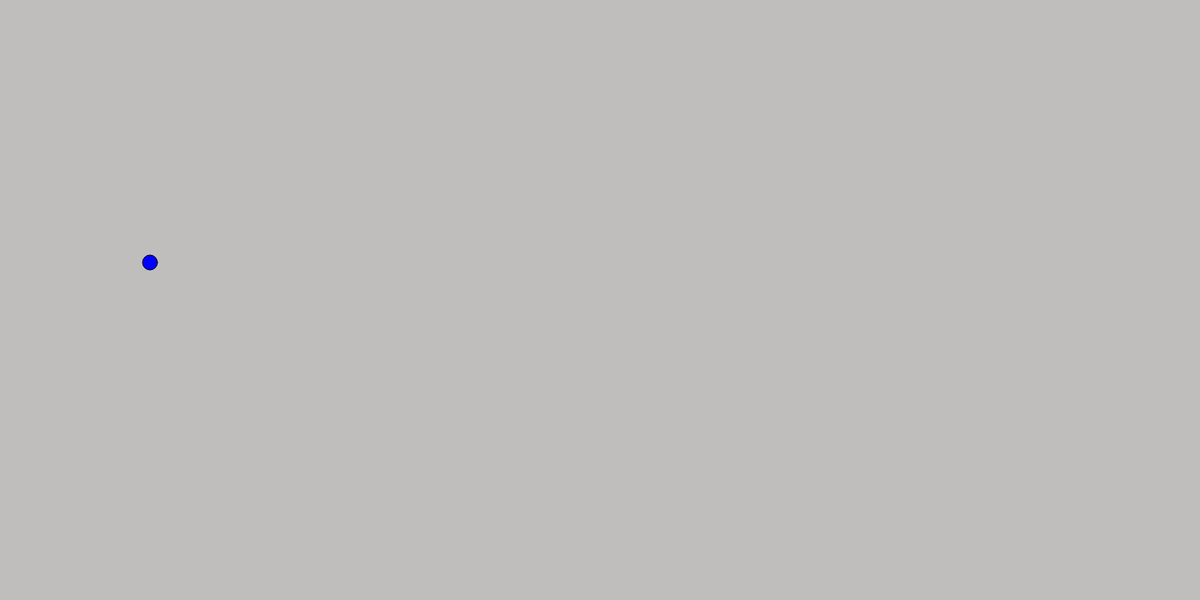
Frame 1 (no input)
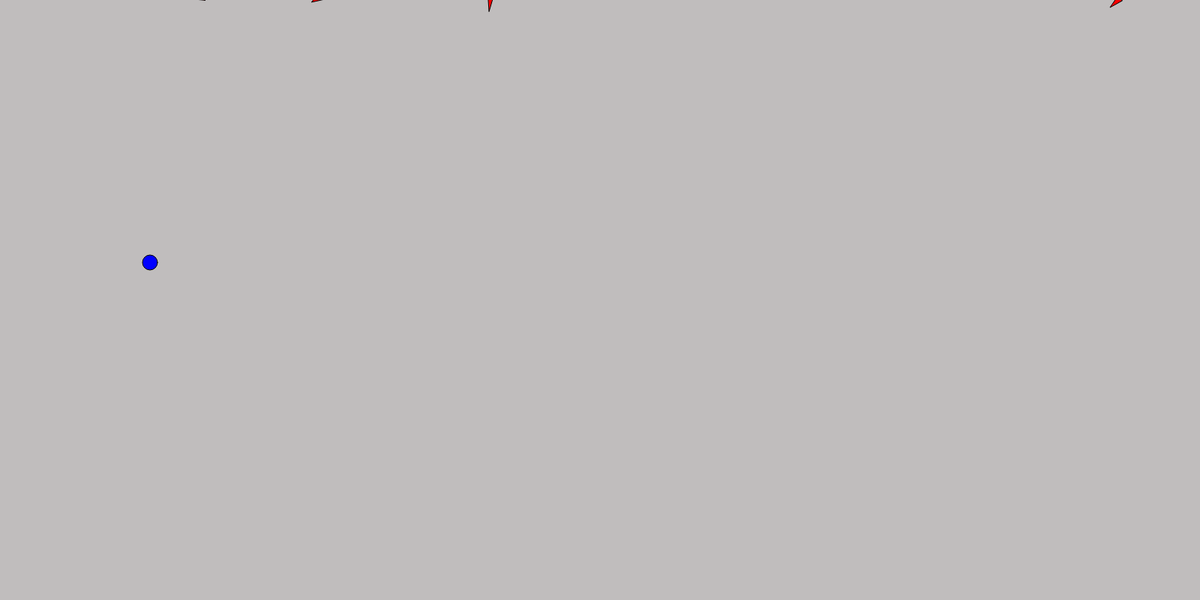
Frame 60 (no input)
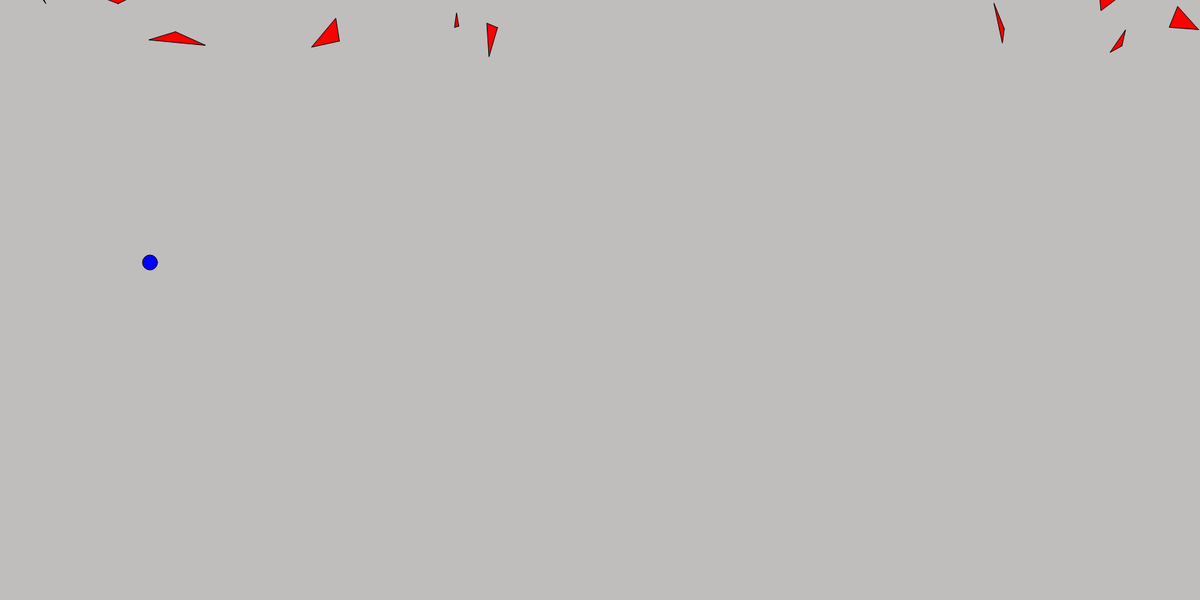
Frame 120 (the mouse pressed at the canvas centre since frame 60)

The p5.js sketch that drew these frames (run headless with seeded random() and noise() and a simulated clock; from frame 60 on, the mouse is pressed at the canvas centre):

// p5.js sketch
// ── sketch.js
let triangles = [];
let playerSize = 20;
let playerX = 200;
let playerY = 350;

let gameLost = false;

function setup() {
  createCanvas(1600, 800);
  
  // Inicializa com vários triângulos
  for (let i = 0; i < 50; i++) {
    let enemyX1 = random(width);
    let enemyY1 = random(-500, -50); // Posição inicial acima do topo da tela
    let enemyX2 = enemyX1 + random(-40, 40); // Aumentando a variabilidade de tamanho
    let enemyY2 = enemyY1 + random(-40, 40); // Aumentando a variabilidade de tamanho
    let enemyX3 = enemyX1 + random(-40, 40); // Aumentando a variabilidade de tamanho
    let enemyY3 = enemyY1 + random(-40, 40); // Aumentando a variabilidade de tamanho
    triangles.push({x1: enemyX1, y1: enemyY1, x2: enemyX2, y2: enemyY2, x3: enemyX3, y3: enemyY3});
  }
}

function draw() {
  background(192, 189, 189);
  
  if (!gameLost) {
    // Desenhar jogador
    fill("blue");
    circle(playerX, playerY, playerSize);

    // Mover jogador
    movePlayer();

    // Desenhar e mover triângulos inimigos
    for (let i = 0; i < triangles.length; i++) {
      let triangle = triangles[i];
      fill("red");
      beginShape();
      vertex(triangle.x1, triangle.y1);
      vertex(triangle.x2, triangle.y2);
      vertex(triangle.x3, triangle.y3);
      endShape(CLOSE);
      triangle.y1 += 1;
      triangle.y2 += 1;
      triangle.y3 += 1;
      
      // Se o triângulo inimigo atingir a borda inferior, reposicione-o acima do topo da tela
      if (triangle.y1 > height || triangle.y2 > height || triangle.y3 > height) {
        triangle.y1 = random(-500, -50);
        triangle.y2 = triangle.y1 + random(-40, 40);
        triangle.y3 = triangle.y1 + random(-40, 40);
        triangle.x1 = random(width);
        triangle.x2 = triangle.x1 + random(-40, 40);
        triangle.x3 = triangle.x1 + random(-40, 40);
      }
      
      // Verificar colisão entre jogador e triângulo
      if (pointInTriangle(playerX, playerY, triangle.x1, triangle.y1, triangle.x2, triangle.y2, triangle.x3, triangle.y3)) {
        gameLost = true;
        break;
      }
    }

  } else {
    // Exibir mensagem de "Perdeu"
    fill(255, 0, 0);
    textSize(32);
    textAlign(CENTER, CENTER);
    text("Perdeu", width / 2, height / 2);
  }
}

function movePlayer() {
  if (keyIsDown(87)) { // W
    playerY -= 3;
  }
  if (keyIsDown(83)) { // S
    playerY += 3;
  }
  if (keyIsDown(68)) { // D
    playerX += 3;
  }
  if (keyIsDown(65)) { // A
    playerX -= 3;
  }
}

function pointInTriangle(px, py, x1, y1, x2, y2, x3, y3) {
  let d1, d2, d3;
  let has_neg, has_pos;

  d1 = sign(px, py, x1, y1, x2, y2);
  d2 = sign(px, py, x2, y2, x3, y3);
  d3 = sign(px, py, x3, y3, x1, y1);

  has_neg = (d1 < 0) || (d2 < 0) || (d3 < 0);
  has_pos = (d1 > 0) || (d2 > 0) || (d3 > 0);

  return !(has_neg && has_pos);
}

function sign(px, py, x1, y1, x2, y2) {
  return (px - x2) * (y1 - y2) - (x1 - x2) * (py - y2);
}
